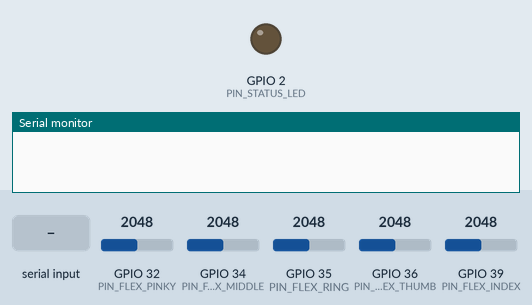
This sketch was run on a simulated ESP32. Parts: output pins drawn as LEDs (lit = HIGH), the last lines printed to the serial monitor. Dashed ring = blinking. Inputs (shaded band) come from the test bench; at power-on: GPIO 32 (PIN_FLEX_PINKY) = 2048, GPIO 34 (PIN_FLEX_MIDDLE) = 2048, GPIO 35 (PIN_FLEX_RING) = 2048, GPIO 36 (PIN_FLEX_THUMB) = 2048, GPIO 39 (PIN_FLEX_INDEX) = 2048 (analog values on the 0–4095 scale).

Above: at 0.0 s.
At 1.7 s:
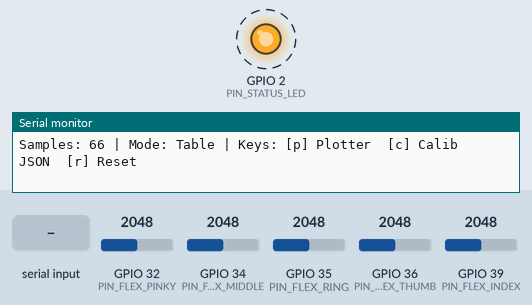
1.8 s: GPIO 32 (PIN_FLEX_PINKY) set to 2866
4.8 s: GPIO 34 (PIN_FLEX_MIDDLE) set to 2866
7.8 s: GPIO 35 (PIN_FLEX_RING) set to 2866
10.8 s: GPIO 36 (PIN_FLEX_THUMB) set to 2866
13.8 s: GPIO 39 (PIN_FLEX_INDEX) set to 2866
16.8 s: "m\n" received over Serial
Timing chart, 0 to 20.8 s (numbered marks = the images above; inputs shaded):
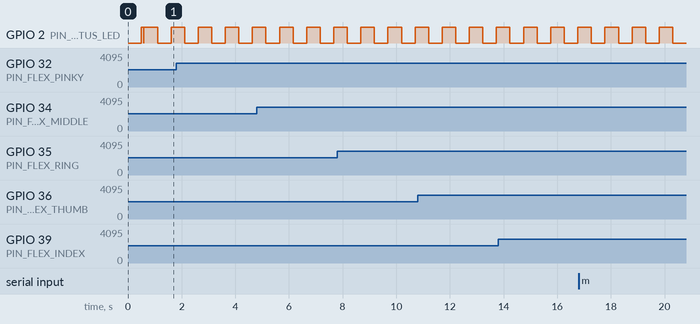

The sketch:

flex_sensor_monitor.ino
```cpp
/**
 * ==============================================================================
 * Project: N-Atlas ASL Dual-Glove Translation System
 * File:    firmware/flex_sensor_monitor/flex_sensor_monitor.ino
 * Purpose: Real-Time Flex Sensor ADC Monitor & Glove Calibration Utility
 * ==============================================================================
 *
 * HARDWARE PIN CONNECTIONS (Strictly ADC1 pins to ensure Wi-Fi compatibility):
 * ------------------------------------------------------------------------------
 * Finger      ESP32 GPIO Pin    ADC Channel    Circuit
 * ------------------------------------------------------------------------------
 * 1. Thumb    GPIO 36 (VP/SVP)  ADC1_CH0       3.3V -> Flex -> Pin -> 22kΩ -> GND
 * 2. Index    GPIO 39 (VN/SVN)  ADC1_CH3       3.3V -> Flex -> Pin -> 22kΩ -> GND
 * 3. Middle   GPIO 34           ADC1_CH6       3.3V -> Flex -> Pin -> 22kΩ -> GND
 * 4. Ring     GPIO 35           ADC1_CH7       3.3V -> Flex -> Pin -> 22kΩ -> GND
 * 5. Pinky    GPIO 32           ADC1_CH4       3.3V -> Flex -> Pin -> 22kΩ -> GND
 *
 * Onboard LED: GPIO 2 (Heartbeat / Activity indicator)
 * Baud Rate:   115200 bps
 *
 * INTERACTIVE SERIAL COMMANDS (Send single character via Serial Monitor):
 * ------------------------------------------------------------------------------
 *  'm' or 't' : Switch to Tabular Dashboard Mode (Human-readable table)
 *  'p'        : Switch to Arduino Serial Plotter Mode (Live waveform graphs)
 *  'j'        : Switch to JSON Stream Mode (Compatible with N-Atlas Python app)
 *  'c'        : Print Calibration Profile (Ready to paste into glove_calibration.json)
 *  'r'        : Reset Min/Max calibration tracking counters
 *  'h' or '?' : Display Help menu
 * ==============================================================================
 */

#include <Arduino.h>

// ------------------------------------------------------------------------------
// Pin Definitions (Matches N-Atlas Circuit Diagram & config.h)
// ------------------------------------------------------------------------------
#define NUM_SENSORS        5

#define PIN_FLEX_THUMB     36   // ADC1_CH0
#define PIN_FLEX_INDEX     39   // ADC1_CH3
#define PIN_FLEX_MIDDLE    34   // ADC1_CH6
#define PIN_FLEX_RING      35   // ADC1_CH7
#define PIN_FLEX_PINKY     32   // ADC1_CH4

#define PIN_STATUS_LED     2    // ESP32 Onboard Blue LED

// ------------------------------------------------------------------------------
// Sensor Metadata & Sampling Parameters
// ------------------------------------------------------------------------------
const uint8_t SENSOR_PINS[NUM_SENSORS] = {
    PIN_FLEX_THUMB,
    PIN_FLEX_INDEX,
    PIN_FLEX_MIDDLE,
    PIN_FLEX_RING,
    PIN_FLEX_PINKY
};

const char* SENSOR_NAMES[NUM_SENSORS] = {
    "THUMB ",
    "INDEX ",
    "MIDDLE",
    "RING  ",
    "PINKY "
};

// Oversampling to filter out high-frequency noise & ADC jitter
#define ADC_OVERSAMPLES    16
#define ADC_REF_VOLTAGE    3.3f
#define ADC_MAX_COUNT      4095.0f

// Operating Modes
enum DisplayMode {
    MODE_TABLE = 0,    // Formatted text table with ASCII bars
    MODE_PLOTTER = 1,  // Multi-curve Serial Plotter format
    MODE_JSON = 2      // Structured JSON packets
};

DisplayMode currentMode = MODE_TABLE;

// Live readings and calibration tracking
uint16_t currentRaw[NUM_SENSORS]  = {0};
float    currentVolt[NUM_SENSORS] = {0.0f};

uint16_t minRecorded[NUM_SENSORS];
uint16_t maxRecorded[NUM_SENSORS];

unsigned long lastPrintTime = 0;
const unsigned long TABLE_INTERVAL_MS   = 200; // 5 Hz refresh for readable text
const unsigned long PLOTTER_INTERVAL_MS = 25;  // 40 Hz refresh for smooth graphs
const unsigned long JSON_INTERVAL_MS    = 50;  // 20 Hz refresh for JSON stream

unsigned long sampleCount = 0;

// ==============================================================================
// Helper Functions
// ==============================================================================

/**
 * Resets recorded min/max values to initial state.
 */
void resetCalibrationStats() {
    for (int i = 0; i < NUM_SENSORS; i++) {
        minRecorded[i] = 4095;
        maxRecorded[i] = 0;
    }
    sampleCount = 0;
    Serial.println("\n[CALIBRATION] Min/Max stats reset! Move fingers through full range.\n");
}

/**
 * Reads sensor with oversampling and anti-jitter averaging.
 */
uint16_t readFilteredADC(uint8_t pin) {
    uint32_t sum = 0;
    for (int i = 0; i < ADC_OVERSAMPLES; i++) {
        sum += analogRead(pin);
        delayMicroseconds(25);
    }
    return (uint16_t)(sum / ADC_OVERSAMPLES);
}

/**
 * Updates readings and tracks min/max extremes.
 */
void acquireSensors() {
    for (int i = 0; i < NUM_SENSORS; i++) {
        uint16_t raw = readFilteredADC(SENSOR_PINS[i]);
        currentRaw[i] = raw;
        currentVolt[i] = (raw / ADC_MAX_COUNT) * ADC_REF_VOLTAGE;

        if (raw < minRecorded[i]) minRecorded[i] = raw;
        if (raw > maxRecorded[i]) maxRecorded[i] = raw;
    }
    sampleCount++;
}

/**
 * Generates an ASCII progress bar representing the ADC reading or bend percentage.
 */
void renderBar(char* outBuffer, size_t outSize, uint16_t val, uint16_t minVal, uint16_t maxVal, int barWidth = 14) {
    if (outSize < (size_t)(barWidth + 3)) return;

    // Normalized position (0.0 to 1.0)
    float ratio = 0.0f;
    if (maxVal > minVal) {
        ratio = (float)(val - minVal) / (float)(maxVal - minVal);
    } else {
        ratio = (float)val / ADC_MAX_COUNT;
    }
    if (ratio < 0.0f) ratio = 0.0f;
    if (ratio > 1.0f) ratio = 1.0f;

    int filled = (int)(ratio * barWidth);
    outBuffer[0] = '[';
    for (int i = 0; i < barWidth; i++) {
        outBuffer[1 + i] = (i < filled) ? '#' : '-';
    }
    outBuffer[1 + barWidth] = ']';
    outBuffer[2 + barWidth] = '\0';
}

/**
 * Prints the Interactive Command Menu.
 */
void printHelpMenu() {
    Serial.println("\n========================================================");
    Serial.println("         N-ATLAS FLEX SENSOR MONITOR - COMMANDS         ");
    Serial.println("========================================================");
    Serial.println("  [m] or [t] -> Tabular Dashboard Mode (Terminal Table)");
    Serial.println("  [p]        -> Arduino Serial Plotter Mode (Live Curves)");
    Serial.println("  [j]        -> JSON Streaming Mode");
    Serial.println("  [c]        -> Print Calibration JSON for N-Atlas");
    Serial.println("  [r]        -> Reset Min/Max Calibration Stats");
    Serial.println("  [h] or [?] -> Show this Help Menu");
    Serial.println("========================================================\n");
}

/**
 * Prints Calibration JSON ready to be copied into glove_calibration.json.
 */
void printCalibrationSummary() {
    Serial.println("\n========================================================");
    Serial.println("      N-ATLAS GLOVE CALIBRATION PROFILE (JSON)         ");
    Serial.println("========================================================");
    Serial.println("// Copy the following values into data/calibration/glove_calibration.json");
    Serial.println("// (Note: With 22k pull-down to GND, flat hand produces HIGHER ADC,");
    Serial.println("//        bent finger produces LOWER ADC as flex resistance increases)");
    Serial.println("{");
    Serial.print("  \"flex_flat\": [");
    for (int i = 0; i < NUM_SENSORS; i++) {
        Serial.print(maxRecorded[i]);
        if (i < NUM_SENSORS - 1) Serial.print(", ");
    }
    Serial.println("],");

    Serial.print("  \"flex_bent\": [");
    for (int i = 0; i < NUM_SENSORS; i++) {
        Serial.print(minRecorded[i]);
        if (i < NUM_SENSORS - 1) Serial.print(", ");
    }
    Serial.println("]");
    Serial.println("}");
    Serial.println("========================================================\n");
}

/**
 * Tabular Dashboard display for Serial Monitor.
 */
void displayTable() {
    // Print clear header
    Serial.println("\n--- [N-Atlas ESP32 Flex Monitor] ---------------------------------------------");
    Serial.println("Finger   | GPIO | Raw ADC | Volts |  Min ADC |  Max ADC |  Delta | Gauge Bar");
    Serial.println("---------+------+---------+-------+----------+----------+--------+----------------");

    char barBuf[20];
    for (int i = 0; i < NUM_SENSORS; i++) {
        uint16_t delta = (maxRecorded[i] > minRecorded[i]) ? (maxRecorded[i] - minRecorded[i]) : 0;
        renderBar(barBuf, sizeof(barBuf), currentRaw[i], minRecorded[i], maxRecorded[i], 12);

        Serial.printf("%s   |  %02d  |  %4u   | %1.2fV |   %4u   |   %4u   |  %4u  | %s\n",
            SENSOR_NAMES[i],
            SENSOR_PINS[i],
            currentRaw[i],
            currentVolt[i],
            minRecorded[i],
            maxRecorded[i],
            delta,
            barBuf
        );
    }
    Serial.printf("Samples: %lu | Mode: Table | Keys: [p] Plotter  [c] Calib JSON  [r] Reset\n", sampleCount);
}

/**
 * Real-time format for Arduino Serial Plotter (Tools -> Serial Plotter).
 */
void displayPlotter() {
    // Arduino IDE Serial Plotter recognizes "Label:Value Label2:Value2"
    Serial.printf("Thumb:%u Index:%u Middle:%u Ring:%u Pinky:%u\n",
        currentRaw[0],
        currentRaw[1],
        currentRaw[2],
        currentRaw[3],
        currentRaw[4]
    );
}

/**
 * Standard JSON packet format matching N-Atlas telemetry.
 */
void displayJSON() {
    Serial.printf("{\"type\":\"flex_monitor\",\"samples\":%lu,\"pins\":[36,39,34,35,32],\"raw\":[%u,%u,%u,%u,%u],\"volts\":[%1.2f,%1.2f,%1.2f,%1.2f,%1.2f]}\n",
        sampleCount,
        currentRaw[0], currentRaw[1], currentRaw[2], currentRaw[3], currentRaw[4],
        currentVolt[0], currentVolt[1], currentVolt[2], currentVolt[3], currentVolt[4]
    );
}

/**
 * Processes incoming single-character commands from Serial Monitor.
 */
void handleSerialCommands() {
    while (Serial.available() > 0) {
        char cmd = (char)Serial.read();
        if (cmd == '\r' || cmd == '\n' || cmd == ' ') continue;

        switch (cmd) {
            case 'm':
            case 't':
                currentMode = MODE_TABLE;
                Serial.println("\n>> Switched to Tabular Dashboard Mode.\n");
                break;
            case 'p':
                currentMode = MODE_PLOTTER;
                Serial.println("\n>> Switched to Serial Plotter Mode. Open Tools -> Serial Plotter.\n");
                break;
            case 'j':
                currentMode = MODE_JSON;
                Serial.println("\n>> Switched to JSON Stream Mode.\n");
                break;
            case 'c':
                printCalibrationSummary();
                break;
            case 'r':
                resetCalibrationStats();
                break;
            case 'h':
            case '?':
                printHelpMenu();
                break;
            default:
                Serial.printf("Unknown command: '%c'. Send 'h' for help menu.\n", cmd);
                break;
        }
    }
}

// ==============================================================================
// Arduino Setup & Main Loop
// ==============================================================================

void setup() {
    // 1. Initialize Serial communication
    Serial.begin(115200);
    delay(500); // Allow UART to stabilize

    // 2. Setup onboard LED
    pinMode(PIN_STATUS_LED, OUTPUT);
    digitalWrite(PIN_STATUS_LED, HIGH);

    // 3. Configure ESP32 ADC: 12-bit (0 - 4095) with 11dB attenuation (~0 - 3.3V)
    analogReadResolution(12);
    analogSetAttenuation(ADC_11db);

    // Configure individual pin modes
    for (int i = 0; i < NUM_SENSORS; i++) {
        pinMode(SENSOR_PINS[i], INPUT);
    }

    // 4. Reset tracking statistics
    resetCalibrationStats();

    // 5. Welcome Banner
    Serial.println("\n========================================================");
    Serial.println("    N-ATLAS ASL DUAL-GLOVE FLEX SENSOR MONITOR          ");
    Serial.println("========================================================");
    Serial.println("  Thumb:   GPIO 36 (ADC1_CH0 - VP)");
    Serial.println("  Index:   GPIO 39 (ADC1_CH3 - VN)");
    Serial.println("  Middle:  GPIO 34 (ADC1_CH6)");
    Serial.println("  Ring:    GPIO 35 (ADC1_CH7)");
    Serial.println("  Pinky:   GPIO 32 (ADC1_CH4)");
    Serial.println("  Status:  12-bit ADC (0 - 4095), 16x Oversampling Active");
    Serial.println("========================================================");
    printHelpMenu();

    digitalWrite(PIN_STATUS_LED, LOW);
}

void loop() {
    // 1. Process any command entered into the Serial Monitor
    handleSerialCommands();

    // 2. Acquire filtered sensor values
    acquireSensors();

    // 3. Heartbeat toggle on Status LED (blinks gently to confirm active loop)
    static unsigned long lastBlink = 0;
    if (millis() - lastBlink > 500) {
        lastBlink = millis();
        digitalWrite(PIN_STATUS_LED, !digitalRead(PIN_STATUS_LED));
    }

    // 4. Output according to selected mode
    unsigned long now = millis();
    unsigned long interval = (currentMode == MODE_PLOTTER) ? PLOTTER_INTERVAL_MS :
                             (currentMode == MODE_JSON)    ? JSON_INTERVAL_MS :
                                                             TABLE_INTERVAL_MS;

    if (now - lastPrintTime >= interval) {
        lastPrintTime = now;
        switch (currentMode) {
            case MODE_TABLE:
                displayTable();
                break;
            case MODE_PLOTTER:
                displayPlotter();
                break;
            case MODE_JSON:
                displayJSON();
                break;
        }
    }
}
```

Measured:
- by itself, GPIO 2 (PIN_STATUS_LED): alternates HIGH for 0.51 s and LOW for 0.50 s
